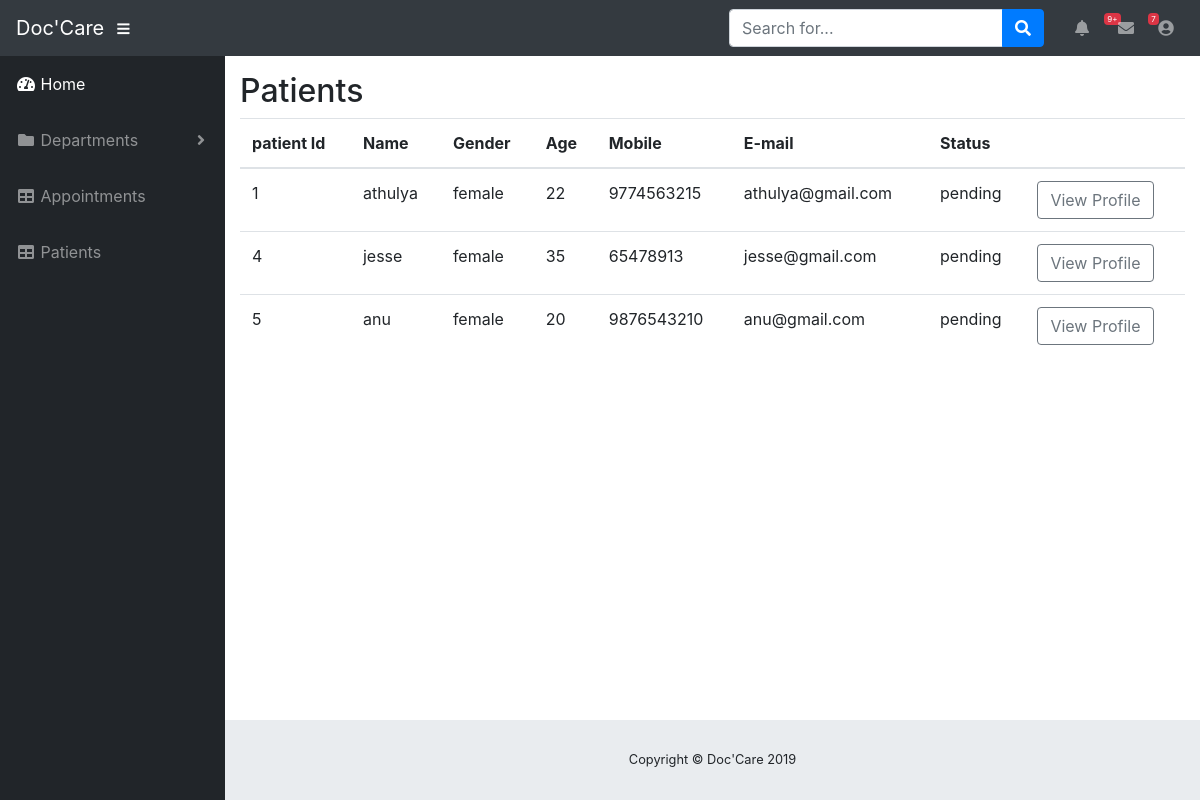
Screenshot of /doctor_patients.php with the database file from the repository.
### tables this page shows
CREATE TABLE `patient_registration` (
  `patient_id` int(11) NOT NULL,
  `first_name` varchar(50) NOT NULL,
  `last_name` varchar(50) NOT NULL,
  `gender` varchar(50) NOT NULL,
  `age` int(11) NOT NULL,
  `email` varchar(50) NOT NULL,
  `mobile` bigint(20) NOT NULL,
  `address` varchar(200) NOT NULL,
  `id_card_no` varchar(50) NOT NULL,
  `medical_history` varchar(200) NOT NULL,
  `username` varchar(50) NOT NULL,
  `password` varchar(50) NOT NULL,
  `apoint_date` date NOT NULL,
  `appoint_time` time NOT NULL,
  `appoint_doctor` varchar(50) NOT NULL,
  `appoint_status` varchar(50) NOT NULL DEFAULT 'pending'
);

### doctor_patients.php (the view)
<?php include('doctor_header.php');?>
<table class="container-fluid table">
      <thead>
        <h2>Patients</h2>
         <tr>
             <th>patient Id</th>
             <th>Name</th>
             <th>Gender</th>
             <th>Age</th>
             <th>Mobile</th>
             <th>E-mail</th>
             <th>Status</th>
             <th></th>
         </tr>
    </thead>
    <tbody>
    <?php
                      $var=$_SESSION['doctor_name'];
					  require_once  'connection.php';
					  $sql = "select * from patient_registration where appoint_doctor='".$var."'";
					  $result = mysqli_query($conn,$sql);
					  while($row = mysqli_fetch_assoc($result))
					  {
						  ?>
      <tr>
        <td><?php echo $row['patient_id']; ?></td>
        <td><?php echo $row['first_name']; ?></td>
        <td><?php echo $row['gender']; ?></td>
        <td><?php echo $row['age']; ?></td>
        <td><?php echo $row['mobile']; ?></td>
        <td><?php echo $row['email']; ?></td>
        <td><?php echo $row['appoint_status']; ?></td>
        <td><a href="admin_doc_profile.php?id=<?php echo $row['patient_id']; ?>" class="btn btn-outline-secondary  btn-arrow-right" role="button">View Profile</a></td></td>
        </tr>
        <?php
					  }
					  ?>
    </tbody>
  </table>
<?php include('doctor_footer.php');?>

### rows the page displays
patient_registration: patient_id "1", first_name "athulya", gender "female", age "22", mobile "9774563215", email "athulya@gmail.com", appoint_status "pending"
patient_registration: patient_id "4", first_name "jesse", gender "female", age "35", mobile "65478913", email "jesse@gmail.com", appoint_status "pending"
patient_registration: patient_id "5", first_name "anu", gender "female", age "20", mobile "9876543210", email "anu@gmail.com", appoint_status "pending"
